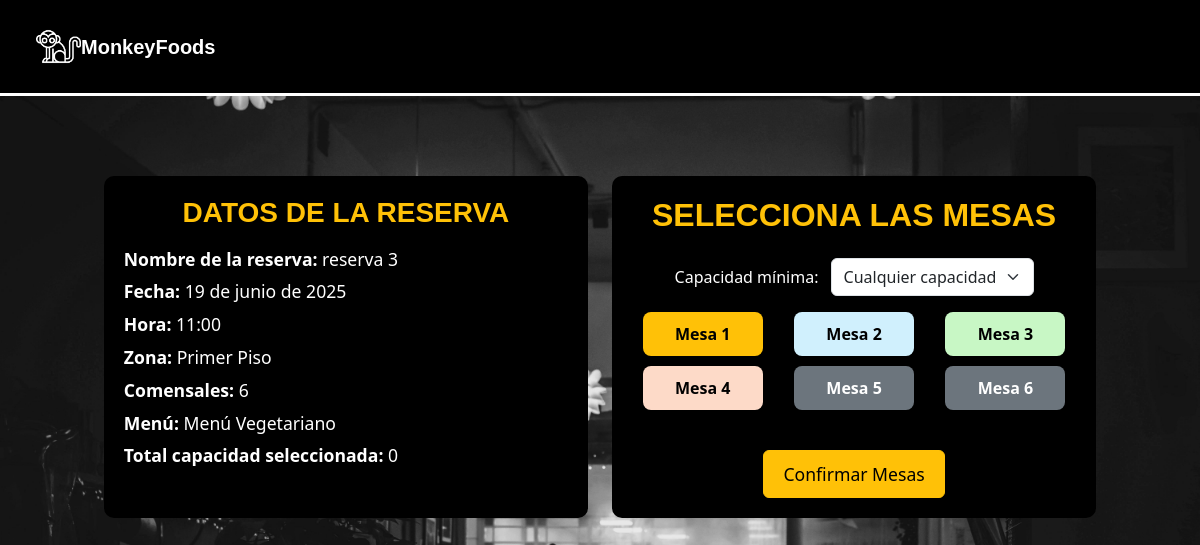
Page /reservas/elegir-mesas/42/ (signed in) on the committed database.
### apps/reservas/models.py (models this page shows, shortened)
class Reserva(models.Model):
    ESTADOS_RESERVA = (
        ('borrador', 'Borrador'),
        ('completada', 'Completada'),
    )
    id_reserva = models.CharField(max_length=12, unique=True, editable=False)
    cliente = models.ForeignKey(settings.AUTH_USER_MODEL, on_delete=models.CASCADE)
    nombre_reserva = models.CharField(max_length=100)
    fecha = models.DateField()
    hora = models.TimeField()
    telefono = models.CharField(max_length=20)
    comensales = models.PositiveIntegerField(default=1)
    abono = models.DecimalField(max_digits=8, decimal_places=2)
    total = models.DecimalField(max_digits=8, decimal_places=2)
    mesas = models.ManyToManyField('Mesa')
    menu = models.ForeignKey(Menu, on_delete=models.SET_NULL, null=True, blank=True)  #modelo menú
    zona = models.ForeignKey('Zona', on_delete=models.CASCADE, null=True, blank=True)
    estado = models.CharField(max_length=20, choices=ESTADOS_RESERVA, default='borrador')

class Zona(models.Model):
    nombre = models.CharField(max_length=100)

class Mesa(models.Model):
    zona = models.ForeignKey(Zona, on_delete=models.CASCADE)
    numero = models.PositiveIntegerField()
    capacidad = models.PositiveIntegerField()
    estado = models.BooleanField(default=True)  #mesa disponible o no

### apps/menus/models.py (models this page shows)
class Menu(models.Model):
    nombre = models.CharField(max_length=100)
    descripcion = models.TextField()
    precio = models.DecimalField(max_digits=8, decimal_places=2)
    imagen = models.ImageField(upload_to='imagenes_menus/', blank=True, null=True)
    activo = models.BooleanField(default=True)  # <-- Nuevo campo para activar/desactivar menú
    def __str__(self):
        return self.nombre

### apps/reservas/views.py (the view, shortened to what this page needs)
# urls.py: path('elegir-mesas/<str:reserva_id>/', views.elegir_mesas, name='elegir_mesas'),
@login_required
def elegir_mesas(request, reserva_id):
    reserva = get_object_or_404(Reserva, id=reserva_id, cliente=request.user)
    zona = reserva.zona
    fecha = reserva.fecha
    hora = reserva.hora
    comensales = reserva.comensales
    hora_inicio = datetime.combine(fecha, hora)
    hora_fin = hora_inicio + timedelta(hours=2)
    hora_limite_inferior = hora_inicio - timedelta(hours=2)
    reservas_solapadas = Reserva.objects.filter(
        fecha=fecha,
        zona=zona
    ).exclude(id=reserva.id).filter(
        Q(hora__gte=hora_limite_inferior.time(), hora__lt=hora_fin.time())
    )
    mesas_ocupadas_ids = Mesa.objects.filter(
        reserva__in=reservas_solapadas
    ).values_list('id', flat=True)
    mesas = Mesa.objects.filter(zona=zona).all()
    for mesa in mesas:
        mesa.disponible = mesa.id not in mesas_ocupadas_ids
    return render(request, 'reservas/elegir_mesas.html', {
        'mesas': mesas,
        'reserva': reserva,
        'capacidades_disponibles': sorted(set(m.capacidad for m in mesas)),
    })

### apps/reservas/templates/reservas/elegir_mesas.html (shortened to what this page needs)
{% extends "base.html" %}
{% load static %}
{% block extra_head %}
<link rel="stylesheet" href="{% static 'registrar/css/elegir_mesas.css' %}">
{% endblock %}
{% block content %}
<div class="container">
  <div class="left-panel">
    <h3 class="text-center mb-3 text-warning" style="font-family: 'Century Gothic', sans-serif; font-weight: bolder;">
      DATOS DE LA RESERVA
    </h3>
    <div class="reserva-info">
      <p><strong>Nombre de la reserva:</strong> {{ reserva.nombre_reserva }}</p>
      <p><strong>Fecha:</strong> {{ reserva.fecha }}</p>
      <p><strong>Hora:</strong> {{ reserva.hora }}</p>
      <p><strong>Zona:</strong> {{ reserva.zona.nombre }}</p>
      <p><strong>Comensales:</strong> {{ reserva.comensales }}</p>
      {% if reserva.menu %}
        <p><strong>Menú:</strong> {{ reserva.menu }}</p>
      {% endif %}
      <p><strong>Total capacidad seleccionada:</strong>
        <span id="capacidadTotal" data-comensales="{{ reserva.comensales }}" data-margen-extra="1">0</span>
      </p>
    </div>
  </div>
  <div class="right-panel">
    <h2 class="mb-4 text-warning text-center" style="font-family: 'Century Gothic', sans-serif; font-weight: bolder;">
      SELECCIONA LAS MESAS
    </h2>
    <form method="post" id="mesasForm">
      <div class="filters">
        <label for="filtroCapacidad">Capacidad mínima:
          <select id="filtroCapacidad" name="capacidad_min" class="form-select d-inline-block w-auto ms-2">
            <option value="0">Cualquier capacidad</option>
          </select>
        </label>
      </div>
      <div class="mesas-grid" id="mesasGrid">
        {% for mesa in mesas %}
          <div
            class="mesa-btn capacidad-{{ mesa.capacidad }}{% if not mesa.disponible %} unavailable{% endif %}"
            data-zona="{{ mesa.zona.id }}"
            data-capacidad="{{ mesa.capacidad }}"
            data-id="{{ mesa.id }}"
            title="Mesa {{ mesa.numero }} - Capacidad: {{ mesa.capacidad }}"
          >
            Mesa {{ mesa.numero }}
          </div>
        {% endfor %}
      </div>
      <div class="mt-4 text-center">
        <button class="btn btn-warning" type="submit">Confirmar Mesas</button>
      </div>
    </form>
  </div>
</div>
{% endblock %}

### apps/registrar/static/registrar/css/styles.css (style rules this page uses)
.body-fondo { background-image: url(../img/fondo.jpg); background-size: cover; background-position: cover; background-repeat: no-repeat; background-attachment: fixed; }

### apps/registrar/static/registrar/css/elegir_mesas.css (style rules this page uses)
.container { display: flex; flex-direction: column; gap: 1.5rem; padding: 1rem; }
.left-panel, .right-panel { background-color: #000; color: white; border-radius: 10px; padding: 20px; flex: 1 1 350px; max-width: 600px; }
.left-panel { flex: 1; }
.right-panel { flex: 2; }
h2 { margin-top: 0; color: white; }
.reserva-info p { margin: 0.4rem 0; font-size: 1.1rem; color: white; }
.filters { margin-bottom: 1rem; text-align: center; }
select { padding: 0.3rem 0.6rem; font-size: 1rem; }
.mesas-grid { display: grid; grid-template-columns: repeat(auto-fit, minmax(120px, 1fr)); gap: 10px; justify-items: center; }
.mesa-btn { padding: 10px; border-radius: 8px; text-align: center; background-color: #ffc107; color: black; font-weight: bold; cursor: pointer; width: 100%; max-width: 120px; box-sizing: border-box; }
.mesa-btn.capacidad-2 { background-color: #d0f0fd; }
.mesa-btn.capacidad-4 { background-color: #c8f7c5; }
.mesa-btn.capacidad-6 { background-color: #fddac8; }
.mesa-btn.capacidad-8 { background-color: #f8d7e6; }
.mesa-btn.unavailable { background-color: #6c757d; color: white; cursor: not-allowed; }
button[type="submit"] { margin-top: 1rem; padding: 0.6rem 1.2rem; font-size: 1.1rem; cursor: pointer; }
@media (min-width: 992px) { .container { flex-direction: row; justify-content: center; } }
@media (min-width: 992px) { .left-panel, .right-panel { flex: 0 0 45%; max-width: 600px; } }

### rows in the picture
Reserva: nombre_reserva "reserva 3", fecha "19 de junio de 2025", hora "11:00", zona.nombre "Primer Piso", comensales "6", menu "Menú Vegetariano"
Mesa: numero "1"
Mesa: numero "2"
Mesa: numero "3"
Mesa: numero "4"
Mesa: numero "5"
Mesa: numero "6"
